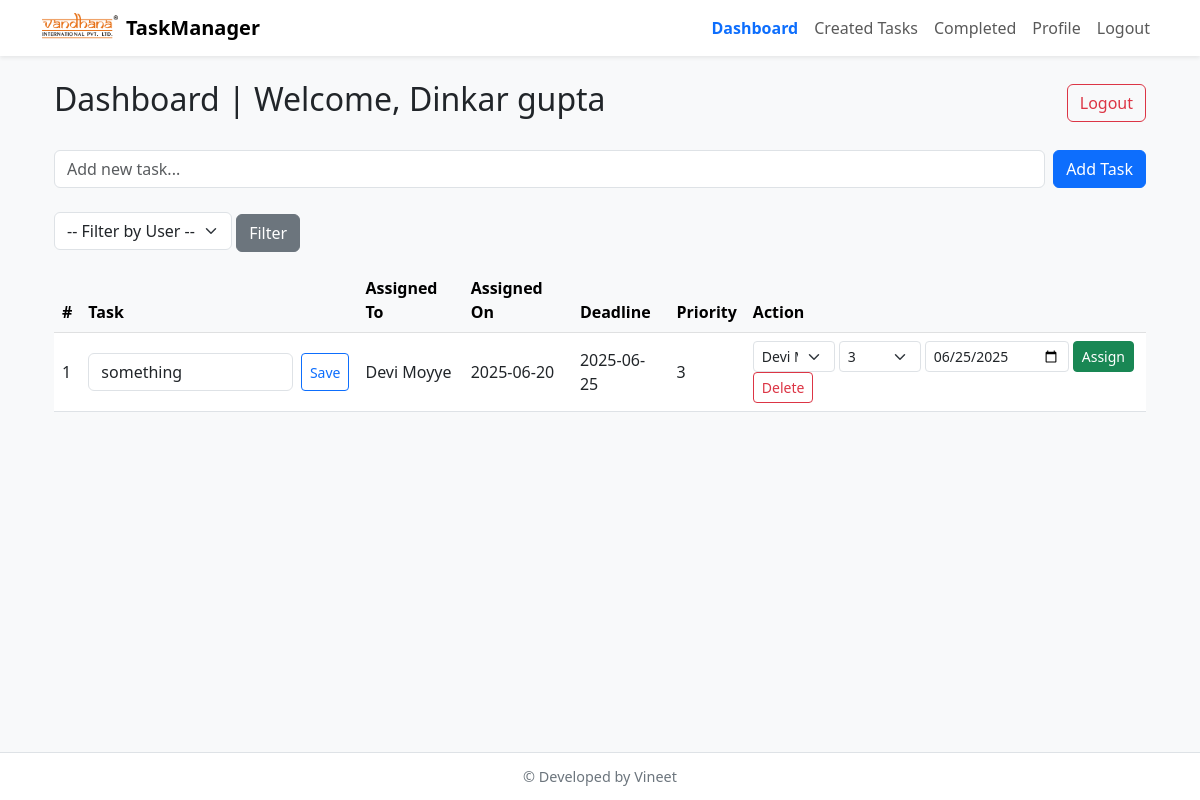
The app's page / (signed in) with its own data.
### app.py (models this page shows)
class User(db.Model):
    id = db.Column(db.Integer, primary_key=True)
    username = db.Column(db.String(80), unique=True, nullable=False)
    password = db.Column(db.String(200), nullable=False)
    role = db.Column(db.String(10), nullable=False)

class Task(db.Model):
    id = db.Column(db.Integer, primary_key=True)
    content = db.Column(db.String(200), nullable=False)
    priority = db.Column(db.Integer, nullable=True)
    assigned_to = db.Column(db.String(80))
    created_by = db.Column(db.String(80))
    created_at = db.Column(db.DateTime, default=datetime.utcnow)
    assign_date = db.Column(db.DateTime)
    deadline = db.Column(db.DateTime)
    status = db.Column(db.String(20), default='Pending')

### app.py (the view)
@app.route('/')
def home():
    if 'username' not in session:
        return redirect(url_for('login'))
    user = User.query.filter_by(username=session['username']).first()
    if user.role == 'admin':
        tasks = Task.query.filter_by(status='Pending').order_by(Task.assigned_to, Task.priority.asc().nulls_last()).all()
        users = User.query.filter_by(role='user').all()
    else:
        tasks = Task.query.filter_by(assigned_to=user.username, status='Pending').order_by(Task.priority.asc().nulls_last()).all()
        users = []
    return render_template('dashboard.html', user=user, tasks=tasks, users=users)

### templates/dashboard.html (shortened to what this page needs)
<!DOCTYPE html>
{% extends 'base.html' %}
{% block content %}
<html lang="en">
<head>
<link href="https://cdn.jsdelivr.net/npm/bootstrap@5.3.0/dist/css/bootstrap.min.css" rel="stylesheet">
</head>
<body>
<div class="container py-4">
  <div class="d-flex justify-content-between align-items-center mb-4">
    <h2>Dashboard | Welcome, {{ user.username }}</h2>
    <a href="{{ url_for('logout') }}" class="btn btn-outline-danger">Logout</a>
  </div>
  <form action="{{ url_for('add_task') }}" method="POST" class="row g-2 mb-4">
    <div class="col-auto flex-grow-1">
      <input type="text" name="content" class="form-control" placeholder="Add new task..." required>
    </div>
    <div class="col-auto">
      <button class="btn btn-primary">Add Task</button>
    </div>
  </form>
  {% if user.role == 'admin' %}
  <div class="mb-3">
    <select id="user-filter" class="form-select w-auto d-inline-block">
      <option value="">-- Filter by User --</option>
    </select>
    <button class="btn btn-secondary" onclick="applyFilter()">Filter</button>
  </div>
  {% endif %}
  <table class="table table-hover align-middle">
    <thead class="table-light">
      <tr>
        <th>#</th>
        <th>Task</th>
        <th>Assigned To</th>
        <th>Assigned On</th>
        <th>Deadline</th>
        <th>Priority</th>
        <th>Action</th>
      </tr>
    </thead>
    <tbody id="task-table">
      {% for task in tasks %}
      <tr class="{% if task.created_by == user.username %}created-task{% endif %}" data-user="{{ task.assigned_to }}">
        <td>{{ loop.index }}</td>
        <td>
          <form method="POST" action="{{ url_for('edit_description', task_id=task.id) }}" class="d-flex">
            <input type="text" name="new_content" value="{{ task.content }}" class="form-control" required>
            <button type="submit" class="btn btn-outline-primary btn-sm ms-2">Save</button>
          </form>
        </td>
        <td>{{ task.assigned_to or '—' }}</td>
        <td>{{ task.assign_date.strftime('%Y-%m-%d') if task.assign_date }}</td>
        <td>{{ task.deadline.strftime('%Y-%m-%d') if task.deadline }}</td>
        <td>{{ task.priority or '—' }}</td>
        <td>
          {% if user.role == 'admin' %}
          <form action="{{ url_for('assign_task', task_id=task.id) }}" method="POST" class="d-flex align-items-center">
            <select name="assigned_to" class="form-select form-select-sm me-1" required>
              {% for u in users %}
              <option value="{{ u.username }}" {% if task.assigned_to == u.username %}selected{% endif %}>{{ u.username }}</option>
              {% endfor %}
            </select>
            <select name="priority" class="form-select form-select-sm me-1" required>
              {% for i in range(1, 11) %}
              <option value="{{ i }}" {% if task.priority == i %}selected{% endif %}>{{ i }}</option>
              {% endfor %}
            </select>
            <input type="date" name="deadline" class="form-control form-control-sm me-1" value="{{ task.deadline.strftime('%Y-%m-%d') if task.deadline }}">
            <button class="btn btn-success btn-sm me-1">Assign</button>
          </form>
          {% endif %}
          <a href="{{ url_for('delete_task', task_id=task.id) }}" class="btn btn-outline-danger btn-sm">Delete</a>
        </td>
      </tr>
      {% endfor %}
    </tbody>
  </table>
</div>
</body>
</html>
{% endblock %}

### templates/base.html (style rules this page uses)
html, body { height: 100%; margin: 0; }

### templates/dashboard.html (style rules this page uses)
body { background: #f8f9fa; }

### records on screen
User: username "Dinkar gupta"
Task: new_content "something", assigned_to "Devi Moyye", assign_date "2025-06-20", deadline "2025-06-25", priority "3", deadline "06/25/2025"
